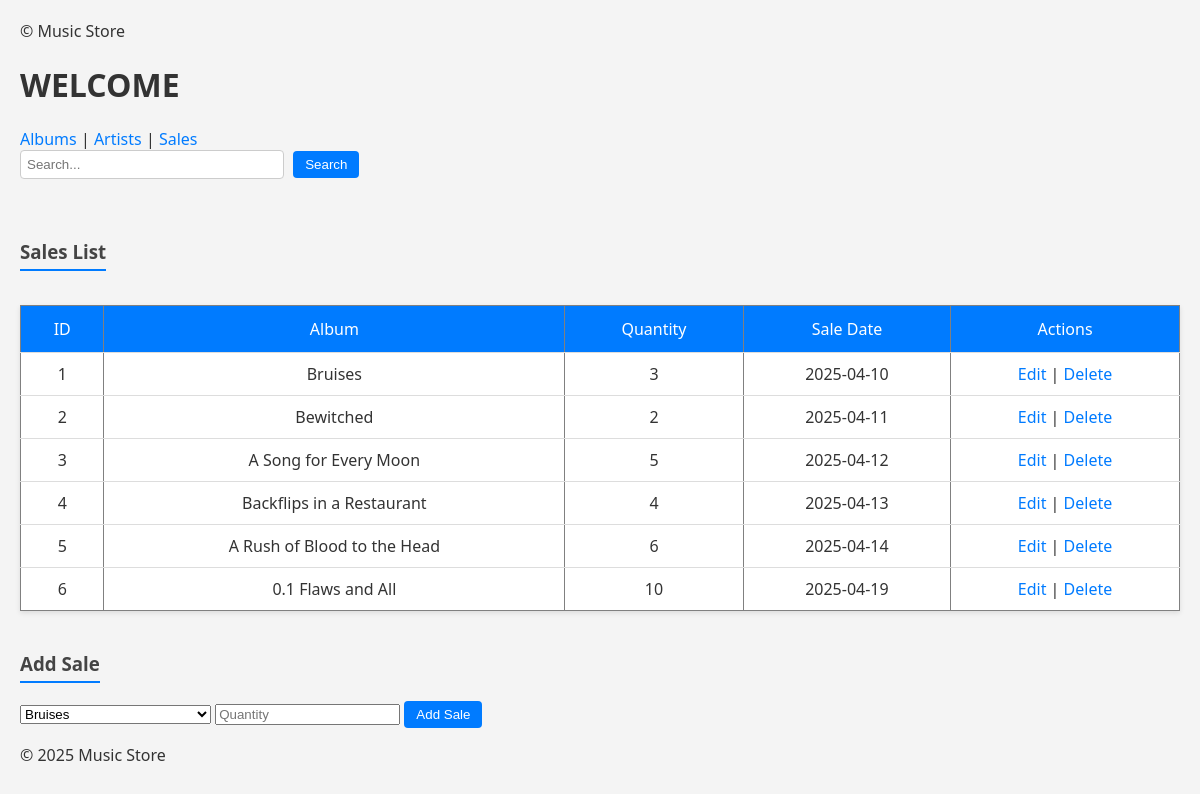
The app's page /?page=sales with its own data.
### tables this page shows
CREATE TABLE `sales` (
  `id` int(11) NOT NULL,
  `album_id` int(11) DEFAULT NULL,
  `quantity` int(11) DEFAULT NULL,
  `sale_date` date DEFAULT NULL
);

CREATE TABLE `albums` (
  `id` int(11) NOT NULL,
  `title` varchar(255) NOT NULL,
  `artist_id` int(11) DEFAULT NULL,
  `price` decimal(10,2) DEFAULT NULL
);

### Config/db.php (called while the page is built, shortened)
<?php
class Database {
    private $host = "localhost";
    private $username = "root";
    private $password = "";
    private $dbname = "music_store";
    public function __construct() {
        try {
            $this->conn = new PDO("mysql:host=$this->host;dbname=$this->dbname", $this->username, $this->password);
        } catch (PDOException $e) {
            echo "Connection failed: " . $e->getMessage();
        }
    }
}
?>

### Class/Sale.php (called while the page is built, shortened)
<?php
class Sale {
    private $db;
    public function __construct() {
        $this->db = (new Database())->conn;
    }
    public function getAllSales() {
        $query = "SELECT sales.id, albums.title, sales.quantity, sales.sale_date
                  FROM sales
                  JOIN albums ON sales.album_id = albums.id";
        $stmt = $this->db->prepare($query);
        $stmt->execute();
        return $stmt->fetchAll(PDO::FETCH_ASSOC);
    }
}
?>

### Class/Album.php (called while the page is built, shortened)
<?php
require_once 'config/db.php';
class Album {
    private $db;
    public function __construct() {
        $this->db = (new Database())->conn;
    }
    public function getAllAlbums($search = '')
    {
        $sql = "SELECT albums.id, albums.title, artists.name AS artist_name, albums.price
                FROM albums
                JOIN artists ON albums.artist_id = artists.id
                WHERE albums.title LIKE :search OR artists.name LIKE :search";
        $stmt = $this->db->prepare($sql);
        $stmt->execute(['search' => '%' . $search . '%']);
        return $stmt->fetchAll(PDO::FETCH_ASSOC);
    }
}
?>

### View/sales.php (the view, shortened to what this page needs)
<h3>Sales List</h3>
<table border="1">
    <tr>
        <th>ID</th>
        <th>Album</th>
        <th>Quantity</th>
        <th>Sale Date</th>
        <th>Actions</th>
    </tr>
    <?php foreach ($sale->getAllSales() as $s): ?>
    <tr>
        <td><?= $s['id'] ?></td>
        <td><?= $s['title'] ?></td>
        <td><?= $s['quantity'] ?></td>
        <td><?= $s['sale_date'] ?></td>
        <td>
            <a href="?page=sales&edit=<?= $s['id'] ?>">Edit</a> |
            <a href="?page=sales&delete=<?= $s['id'] ?>">Delete</a>
        </td>
    </tr>
    <?php endforeach; ?>
</table>
<h3>Add Sale</h3>
<form method="POST">
    <select name="album_id" required>
        <?php foreach ($album->getAllAlbums() as $a): ?>
            <option value="<?= $a['id'] ?>"><?= $a['title'] ?></option>
        <?php endforeach; ?>
    </select>
    <input type="number" name="quantity" placeholder="Quantity" required>
    <button type="submit" name="add_sale">Add Sale</button>
</form>

### style.css (style rules this page uses)
body { font-family: 'Segoe UI', Tahoma, Geneva, Verdana, sans-serif; margin: 20px; background-color: #f4f4f4; color: #333; }
h3 { color: #444; margin-top: 40px; border-bottom: 2px solid #007BFF; display: inline-block; padding-bottom: 5px; }
table { width: 100%; border-collapse: collapse; margin-top: 15px; background-color: #fff; box-shadow: 0 2px 5px rgba(0, 0, 0, 0.1); }
th { background-color: #007BFF; color: white; padding: 12px; text-align: center; font-weight: normal; }
td { padding: 10px; text-align: center; border-top: 1px solid #ddd; }
button { padding: 6px 12px; border: none; background-color: #007BFF; color: white; border-radius: 4px; cursor: pointer; }
a { color: #007BFF; text-decoration: none; }

### records on screen
sales: id "1", album.title "Bruises", quantity "3", sale_date "2025-04-10"
sales: id "2", album.title "Bewitched", quantity "2", sale_date "2025-04-11"
sales: id "3", album.title "A Song for Every Moon", quantity "5", sale_date "2025-04-12"
sales: id "4", album.title "Backflips in a Restaurant", quantity "4", sale_date "2025-04-13"
sales: id "5", album.title "A Rush of Blood to the Head", quantity "6", sale_date "2025-04-14"
sales: id "6", album.title "0.1 Flaws and All", quantity "10", sale_date "2025-04-19"

### other values on screen
form field album_id "Bruises"
